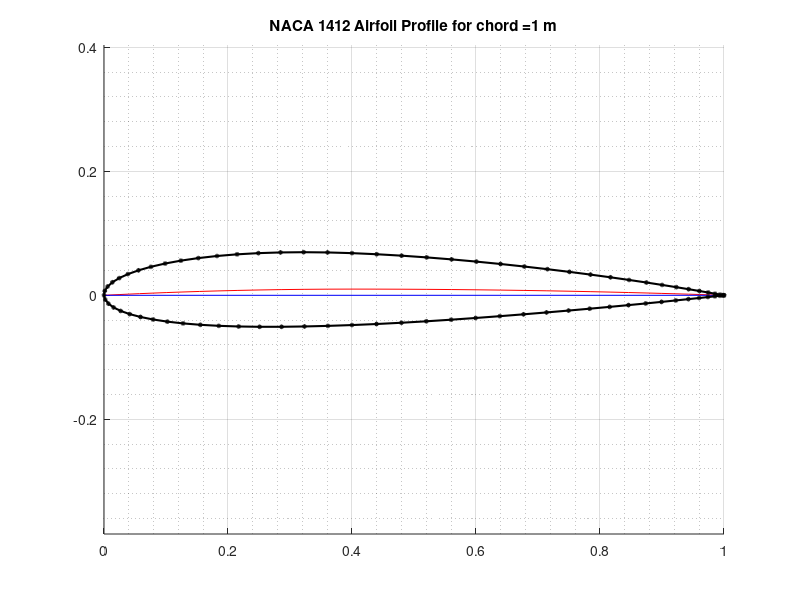

Write MATLAB code to recreate this figure. (Note: this script raises an error after producing the figure.)
% Performance Characteristics of a NACA 4 digit airfoil
% Mir Owais Ali

clear
clc
close all

%% Inputs
TypeNACA = '1412';                                                         %Specify NACA 4-digit airfoil
cr = 1;                                                                    %Root chord (m)
nodes = 40;                                                                %Number of points along airfoil
alpha_min = 0;                                                             %Specify the minimum alpha for distribution (no more than 0)
alpha_max = 16;                                                            %Specify the maximum alpha for distribution (no less than 16)
n = 15;                                                                    %Number of points along the span
b = 8;                                                                     %Wingspan (m)
TR = 1;                                                                    %Taper Ratio

%% Initialization
z_c = zeros(nodes,1);
dz_dx = zeros(nodes,1);
theta = zeros(nodes,1);
t = zeros(nodes,1);
x_u = zeros(nodes,1);
z_u = zeros(nodes,1);
x_l = zeros(nodes,1);
z_l = zeros(nodes,1);
X = zeros(2*nodes-2,1);
Z = zeros(2*nodes-2,1);
S = zeros(2*nodes-2,1);
theta_n = zeros(2*nodes-2,1);
RHS = zeros(2*nodes-2,1);
CN1 = zeros(2*nodes-2,2*nodes-2);
CN2 = zeros(2*nodes-2,2*nodes-2);
CT1 = zeros(2*nodes-2,2*nodes-2);
CT2 = zeros(2*nodes-2,2*nodes-2);
AN = zeros(2*nodes-1,2*nodes-1);
AT = zeros(2*nodes-1,2*nodes-1);
V = zeros(1,2*nodes-2);
CP = zeros(1,2*nodes-2);
Cl_v = zeros(1,alpha_max-alpha_min+1);
Cm_v = zeros(1,alpha_max-alpha_min+1);
alpha_d = zeros(1,alpha_max-alpha_min+1);
Cl_th = zeros(1,alpha_max-alpha_min+1);
Cm_th = zeros(1,alpha_max-alpha_min+1);
CL_fw = zeros(1,alpha_max-alpha_min+1);
Cm_fw = zeros(1,alpha_max-alpha_min+1);
x_cp = zeros(1,alpha_max-alpha_min+1);
Coeff_A = zeros(n,2*n-1);
CD_i = zeros(1,alpha_max-alpha_min+1);
LHS = zeros(n,1);
Circ = zeros(n,1);

%% Airfoil Coordinates
c = cr;
m_c = str2double(TypeNACA(1))/100;                                         %Maximum Camber
p_c = str2double(TypeNACA(2))/10;                                          %Position of Maximum Camber
t_max = str2double(TypeNACA(3:4))/100;                                     %Maximum Thickness

psi = linspace(0,pi,nodes)';                                               %Distributing more nodes at the L.E. and T.E. 
x(:,1) = (0.5*(1-cos(psi)));

for i = 1:1:nodes
    if(x(i,1) >= 0 && x(i,1) < p_c)
        z_c(i,1) = (m_c/p_c^2)*((2*p_c*x(i,1))-x(i,1)^2);
        dz_dx(i,1) = (2*m_c/(p_c)^2)*(p_c-x(i,1));
    elseif(x(i,1) >= p_c && x(i,1) <= 1)
        z_c(i,1) = (m_c/(1-p_c)^2)*(1-(2*p_c)+(2*p_c*x(i,1))-(x(i,1)^2));
        dz_dx(i,1) = (2*m_c/(1-p_c)^2)*(p_c-x(i,1));
    end
theta(i,1) = atan(dz_dx(i,1));                                             %Airfoil Angle

t(i,1) = 5*t_max*(0.2969*sqrt(x(i,1))-0.126*x(i,1)-0.3516*x(i,1)^2....     %Thickness Distribution
                +0.2843*x(i,1)^3-0.1036*x(i,1)^4);

x_u(i,1) = x(i,1)-t(i,1)*sin(theta(i,1));                                  %Upper Surface
z_u(i,1) = z_c(i,1)+t(i,1)*cos(theta(i,1));

x_l(i,1) = x(i,1)+t(i,1)*sin(theta(i,1));                                  %Lower Surface
z_l(i,1) = z_c(i,1)-t(i,1)*cos(theta(i,1));

end
z_c = z_c*c;                                                               %Multilplying by chord to show the actual profile
x = x*c;
x_u = x_u*c;                                         
z_u = z_u*c;
x_l = x_l*c;                                          
z_l = z_l*c;

XB = [flip(x_l(2:nodes,1));x_u];                                           %Reassigning airfoil profile
ZB = [flip(z_l(2:nodes,1));z_u];

f1 = figure(1);
str = sprintf('NACA %s Airfoil Profile for chord =%d m',TypeNACA,c);
title(str);
axis equal
hold on
grid on
grid minor;
plot(x,z_c,'r-');                                                          %Mean Camber Line
plot([0,c],[0,0],'b-');                                                    %Chord Line
plot(XB,ZB,'k-o','LineWidth',1.5,'MarkerSize',2);                          %Airfoil Profile
hold off

%% Vortex Panel Method
XB = XB./c;                                                                %Reassigning airfoil profile
ZB = ZB./c;
M = length(XB);
z = 2;
k = 1;
for alpha = alpha_min:1:alpha_max                                                                           
    alpha = degtorad(alpha);                                               %Assigning A.O.A

                                                                           %Calculating Control Points
    for i=1:M-1                                                            % and the panel length
        X(i,1) = 0.5*(XB(i)+XB(i+1)); 
        Z(i,1) = 0.5*(ZB(i)+ZB(i+1));
        S(i,1) = sqrt((XB(i+1)-XB(i))^2+(ZB(i+1)-ZB(i))^2);
        theta_n(i,1) = atan2(ZB(i+1)-ZB(i),XB(i+1)-XB(i));
        RHS(i,1) = sin(theta_n(i)-alpha);
    end
                                                                           %Calculating coefficients
    for i=1:M-1
        for j=1:M-1
            if (i == j)
                CN1(i,j) = -1;
                CN2(i,j) = 1;
                CT1(i,j) = (1/2)*pi;
                CT2(i,j) = (1/2)*pi;
            else
                A = - (X(i) - XB(j))*(cos(theta_n(j))) - (Z(i) - ZB(j))*(sin(theta_n(j)));
                B = (X(i) - XB(j))^2 + (Z(i) - ZB(j))^2;
                C = sin(theta_n(i) - theta_n(j));
                D = cos(theta_n(i) - theta_n(j));
                E = (X(i) - XB(j))*sin(theta_n(j)) - (Z(i) - ZB(j))*cos(theta_n(j));
                F = log(1 + ((S(j))^2 + (2*A*S(j))) / B);
                G = atan2((E*S(j)) , (B + A*S(j)));
                P = ((X(i) - XB(j)) * sin(theta_n(i) - 2*theta_n(j))) + ((Z(i) - ZB(j)) * cos(theta_n(i) - 2*theta_n(j)));
                Q = ((X(i) - XB(j)) * cos(theta_n(i) - 2*theta_n(j))) - ((Z(i) - ZB(j)) * sin(theta_n(i) - 2*theta_n(j)));

                CN2(i,j) = D + ((0.5*Q*F)/S(j)) - ((A*C + D*E)*(G/S(j)));
                CN1(i,j) = 0.5*D*F + C*G - CN2(i,j);
                CT2(i,j) = C + ((0.5*P*F)/S(j)) + ((A*D - C*E)*(G/S(j)));
                CT1(i,j) = 0.5*C*F - D*G - CT2(i,j);
            end
        end
    end
                                                                           %Computation of Influence Coefficients
    for i = 1:M-1
        AN(i,1) = CN1(i,1);
        AN(i,M) = CN2(1,M-1);
        AT(i,1) = CT1(i,1);
        AT(i,M) = CT2(i,M-1);
        for j = 2:M-1
            AN(i,j) = CN1(i,j) + CN2(i,j-1);
            AT(i,j) = CT1(i,j) + CT2(i,j-1);
        end
    end
    AN(M,1) = 1;
    AN(M,M) = 1;
    for j = 2:M-1
        AN(M,j) = 0;
    end
    RHS(M) = 0;
                                                                           % Solving for a system of linear equations
    Gama = AN\RHS;                                                             

    for i = 1:M-1
        V(i) = cos(theta_n(i)-alpha);
        for j = 1:M
            V(i) = V(i) + AT(i,j)*Gama(j);
            CP(i) = 1 - (V(i))^2;
        end
    end
                                                                           %Plotting Cp vs x/c
    if (radtodeg(alpha) == 0 ||radtodeg(alpha) == 8 || radtodeg(alpha) == 16) 
        figure(z)
        plot(X,CP);
        hold on  
    end
    %Calculation of Lift Coefficient
    CPl = CP(1:((M-1)/2));
    CPl = flip(CPl);
    CPu = CP((((M-1)/2)+1):end);

    dCP = (CPl - CPu)';
    dx = X((((M-1)/2)+1):end);

    Cl_v(k) = trapz(dx.*cos(alpha),dCP);
    Cm_v(k) = trapz(dx,-dCP.*dx);
    alpha_d(k) = alpha;
    k = k+1;
end
    str = sprintf('C_p distribution (NACA %s)',TypeNACA);
    title(str);
    set(gca,'Ydir','reverse');
    xlabel('x/c');
    ylabel('Pressure Coefficient');
    legend('alpha = 0^0','alpha = 8^0','alpha = 16^0','Location','northwest');
    grid on;
    grid minor;
    hold off
z= z+1; 
k = 1;

%% Thin Airfoil Theory
e = acos(1-2*p_c);

th = e;
I1_u = (m_c/p_c^2)*(sin(th)+(2*p_c-1)*th);
I3_u = (m_c/(2*p_c^2))*((cos(th)+4*p_c-2)*sin(th)+th);
I5_u = (m_c/(3*p_c^2))*(cos(th)*(2*cos(th)+6*p_c-3)+1)*sin(th);

th = 0;
I1_l = (m_c/p_c^2)*(sin(th)+(2*p_c-1)*th);
I3_l = (m_c/(2*p_c^2))*((cos(th)+4*p_c-2)*sin(th)+th);
I5_l = (m_c/(3*p_c^2))*(cos(th)*(2*cos(th)+6*p_c-3)+1)*sin(th);

I1 = I1_u-I1_l;
I3 = I3_u-I3_l;
I5 = I5_u-I5_l;

th = pi;
I2_u = (m_c/(1-p_c)^2)*(sin(th)+(2*p_c-1)*th);
I4_u = (m_c/(2*(1-p_c)^2))*((cos(th)+4*p_c-2)*sin(th)+th);
I6_u = (m_c/(3*(1-p_c)^2))*(cos(th)*(2*cos(th)+6*p_c-3)+1)*sin(th);

th = e;
I2_l = (m_c/(1-p_c)^2)*(sin(th)+(2*p_c-1)*th);
I4_l = (m_c/(2*(1-p_c)^2))*((cos(th)+4*p_c-2)*sin(th)+th);
I6_l = (m_c/(3*(1-p_c)^2))*(cos(th)*(2*cos(th)+6*p_c-3)+1)*sin(th);

I2 = I2_u-I2_l;
I4 = I4_u-I4_l;
I6 = I6_u-I6_l;
for alpha = alpha_min:1:alpha_max
    alpha = degtorad(alpha);
    
    A0 = alpha - (1/pi)*(I1+I2);
    A1 = (2/pi)*(I3+I4);
    A2 = (2/pi)*(I5+I6);

    Cl_th(k) = pi*(2*A0+A1);
    Cm_th(k) = -(pi/2)*(A0+A1-A2/2);
    x_cp(k) = (c/4)*(1+(A1-A2)*pi/Cl_th(k));

    k = k+1;
end
alpha_L0 = alpha-Cl_th(k-1)/(2*pi);                             %Zero-Lift Angle of Attack

%% Finite Wing Method
if (TR == 1)
    cr = c;
    ct = c;
elseif (TR < 1)
    cr = cr;                                                               %Specify root chord
    ct = TR*cr;
end
AR = (2*b)/(cr*(1+TR));                                                    %Aspect Ratio
S = b^2/AR;                                                                %Wing Area (m^2)
phi = linspace(1E-10,pi/2,n);                                              %Span angle distribution
c_d = ct+((cr-ct)/(pi/2))*phi;                                             %Chord Distribution
mue = c_d*2*pi/(4*b);
alpha_L0 = degtorad(-2.5);
k = 1;
for alpha = alpha_min:1:alpha_max
    alpha = degtorad(alpha);
    for i = 1:1:n
        for j = 1:2:(2*n-1)
            Coeff_A(i,j) = sin(j*phi(i))*(j*mue(i)+sin(phi(i)));
        end
        LHS(i,1) = mue(i)*(alpha-alpha_L0)*(sin(phi(i)));
    end 
    A_fw_d = Coeff_A\LHS;
    delta = 0;
  
    for j = 3:2:(2*n-1)
        del = j*A_fw_d(j)^2/A_fw_d(1)^2;
        delta = delta+del;
        del = delta;
    end
    for i = 1:1:n
        for j = 1:2:(2*n-1) 
                Cir = A_fw_d(j)*sin(j*phi(i));
                Circ(i) = Circ(i)+Cir;
                Cir = Circ(i);
        end
    end
    CL_fw(k) = A_fw_d(1)*pi*AR;
    Cm_fw(k) = -CL_fw(k)*x_cp(k);
    CD_i(k) = (CL_fw(k)^2/(pi*AR))*(1+delta);
    k = k+1;
end
figure(z)                                                                  %Plotting Cd_i vs alpha
plot(radtodeg(alpha_d),CD_i);
str = sprintf('C_d_i vs alpha (NACA %s)',TypeNACA);
title(str);
xlabel('Angle of Attack (Degrees)');
ylabel('Induced Drag Coefficient');
grid on;
grid minor;
z = z+1;

figure(z)                                                                  %Plotting Circulation along the span
plot(0.5*(1-cos(phi)),Circ,'-b');
hold on
str = sprintf('Non-dimensional circulation distribution (NACA %s)',TypeNACA);
plot(0.5*(1-cos(pi+phi)),Circ,'-b')
title(str);
xlabel('y/b');
ylabel('Circulation coefficient');
grid on;
grid minor;
z = z+1;

%% Comparison
figure(z)                                                                  %Plotting Cl vs alpha
plot(radtodeg(alpha_d),Cl_v);
hold on
plot(radtodeg(alpha_d),Cl_th);
plot(radtodeg(alpha_d),CL_fw);
str = sprintf('C_l vs alpha (NACA %s)',TypeNACA);
title(str);
xlabel('Angle of Attack (Degrees)');
ylabel('Lift Coefficient');
legend('Vortex-Panel','Thin-Airfoil','Finite Wing','Location','northwest');
grid on;
grid minor;
z = z+1;

figure(z)                                                                  %Plotting Cm vs alpha
plot(radtodeg(alpha_d),Cm_v);
set(gca,'Ydir','reverse');
hold on
plot(radtodeg(alpha_d),Cm_th);
plot(radtodeg(alpha_d),Cm_fw);
str = sprintf('C_m vs alpha (NACA %s)',TypeNACA);
title(str);
xlabel('Angle of Attack (Degrees)');
ylabel('Moment Coefficient at L.E.');
legend('Vortex-Panel','Thin-Airfoil','Finite Wing');
grid on;
grid minor;
